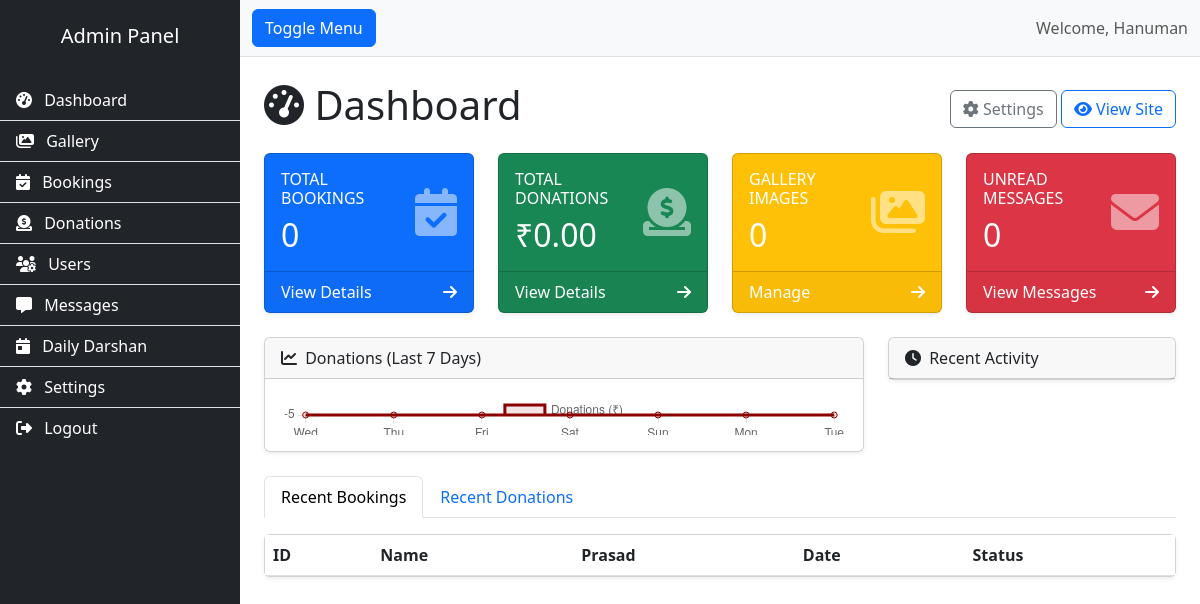
Page /admin (signed in) on the earlier database version.
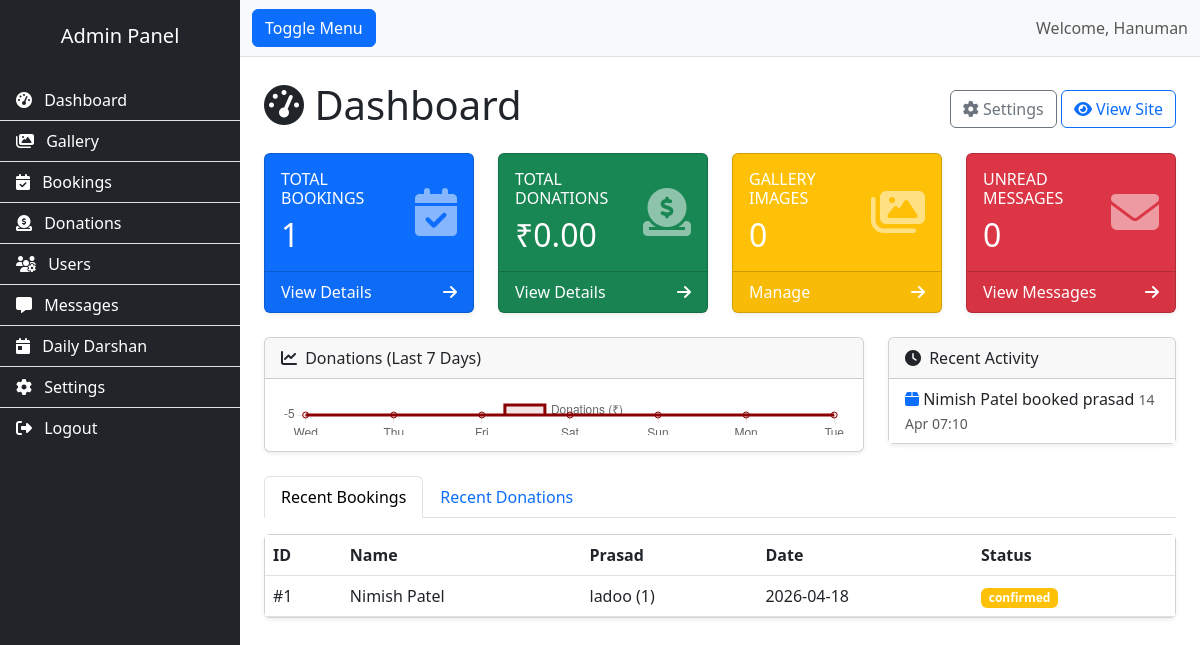
Same page on the later database version.
### app.py (models this page shows)
class PrasadBooking(db.Model):
    id = db.Column(db.Integer, primary_key=True)
    user_id = db.Column(db.Integer, db.ForeignKey('user.id'), nullable=True)
    name = db.Column(db.String(100), nullable=False)
    email = db.Column(db.String(120), nullable=False)
    phone = db.Column(db.String(20), nullable=False)
    prasad_type = db.Column(db.String(50), nullable=False)
    quantity = db.Column(db.Integer, default=1)
    booking_date = db.Column(db.Date, nullable=False)
    special_requests = db.Column(db.Text)
    status = db.Column(db.String(20), default='pending')
    created_at = db.Column(db.DateTime, default=lambda: datetime.now(timezone.utc))

### app.py (the view)
@app.route('/admin')
@login_required
def admin_dashboard():
    if current_user.role == 'darshan_manager':
        return redirect(url_for('admin_daily_darshan'))
    if not current_user.is_admin:
        flash('Access denied.', 'danger')
        return redirect(url_for('user_dashboard'))
    context = {
        'bookings_count': PrasadBooking.query.count(),
        'donations_count': Donation.query.count(),
        'donations_total': db.session.query(db.func.sum(Donation.amount)).filter(Donation.status=='completed').scalar() or 0,
        'gallery_count': GalleryImage.query.count(),
        'messages_count': ContactMessage.query.filter_by(is_read=False).count(),
        'recent_bookings': PrasadBooking.query.order_by(PrasadBooking.created_at.desc()).limit(5).all(),
        'recent_donations': Donation.query.order_by(Donation.created_at.desc()).limit(5).all(),
        'recent_messages': ContactMessage.query.order_by(ContactMessage.created_at.desc()).limit(5).all()
    }
    return render_template('admin/dashboard.html', **context)

### app.py (called while the page is built)
@login_manager.user_loader
def load_user(user_id):
    return User.query.get(int(user_id))

@app.context_processor
def inject_globals():
    try:
        settings = SiteSettings.get_settings()
    except:
        settings = None
    return {
        'settings': settings,
        'get_today_darshan': DailyDarshan.get_today_darshan,
        'now': lambda: datetime.now(timezone.utc)
    }

    @property
    def is_admin(self):
        return self.role == 'admin'

    @staticmethod
    def get_settings():
        settings = SiteSettings.query.first()
        if not settings:
            settings = SiteSettings()
            db.session.add(settings)
            db.session.commit()
        return settings

### templates/admin/dashboard.html (shortened to what the changed rows need)
{% extends "admin/layout.html" %}
{% block extra_css %}
<link rel="stylesheet" href="https://cdn.datatables.net/1.13.6/css/dataTables.bootstrap5.min.css">
{% endblock %}
{% block content %}
<div class="d-flex justify-content-between align-items-center mt-4">
    <h1><i class="fas fa-tachometer-alt"></i> Dashboard</h1>
</div>
<div class="row mt-3">
    <div class="col-xl-3 col-md-6">
        <div class="card bg-primary text-white mb-4 shadow-sm">
            <div class="card-body">
                <div class="d-flex justify-content-between align-items-center">
                    <div>
                        <h6 class="text-uppercase">Total Bookings</h6>
                        <h2 class="mb-0">{{ bookings_count }}</h2>
                    </div>
                </div>
            </div>
        </div>
    </div>
    <div class="col-xl-3 col-md-6">
        <div class="card bg-success text-white mb-4 shadow-sm">
            <div class="card-body">
                <div class="d-flex justify-content-between align-items-center">
                    <div>
                        <h2 class="mb-0">₹{{ "%.2f"|format(donations_total) }}</h2>
                    </div>
                </div>
            </div>
        </div>
    </div>
    <div class="col-xl-3 col-md-6">
        <div class="card bg-warning text-white mb-4 shadow-sm">
            <div class="card-body">
                <div class="d-flex justify-content-between align-items-center">
                    <div>
                        <h2 class="mb-0">{{ gallery_count }}</h2>
                    </div>
                </div>
            </div>
        </div>
    </div>
    <div class="col-xl-3 col-md-6">
        <div class="card bg-danger text-white mb-4 shadow-sm">
            <div class="card-body">
                <div class="d-flex justify-content-between align-items-center">
                    <div>
                        <h2 class="mb-0">{{ messages_count }}</h2>
                    </div>
                </div>
            </div>
        </div>
    </div>
</div>
<div class="row">
    <div class="col-lg-4">
        <div class="card mb-4 shadow-sm">
            <div class="card-body p-0">
                <div class="list-group list-group-flush">
                    {% for b in recent_bookings[:3] %}
                    <div class="list-group-item"><i class="fas fa-box text-primary"></i> {{ b.name }} booked prasad <small class="text-muted">{{ b.created_at.strftime('%d %b %H:%M') }}</small></div>
                    {% endfor %}
                </div>
            </div>
        </div>
    </div>
</div>
<div class="tab-content">
    <div class="tab-pane fade show active" id="recent-bookings">
        <div class="card shadow-sm">
            <div class="card-body p-0">
                <table class="table table-hover mb-0" id="bookingsTable">
                    <thead><tr><th>ID</th><th>Name</th><th>Prasad</th><th>Date</th><th>Status</th></tr></thead>
                    <tbody>
                        {% for b in recent_bookings %}
                        <tr>
                            <td>#{{ b.id }}</td><td>{{ b.name }}</td><td>{{ b.prasad_type }} ({{ b.quantity }})</td>
                            <td>{{ b.booking_date }}</td>
                            <td><span class="badge bg-{{ 'success' if b.status=='completed' else 'warning' }}">{{ b.status }}</span></td>
                        </tr>
                        {% endfor %}
                    </tbody>
                </table>
            </div>
        </div>
    </div>
</div>
{% endblock %}
{% block extra_js %}
<script>
    // Fetch donation chart data
    fetch('/admin/donation-chart-data')
        .then(response => response.json())
        .then(data => {
            const ctx = document.getElementById('donationChart').getContext('2d');
            new Chart(ctx, {
                type: 'line',
                data: {
                    labels: data.labels,
                    datasets: [{
                        label: 'Donations (₹)',
                        data: data.data,
                        borderColor: '#8B0000',
                        backgroundColor: 'rgba(139, 0, 0, 0.1)',
                        tension: 0.3,
                        fill: true
                    }]
                },
                options: { responsive: true, maintainAspectRatio: false }
            });
        });
    // Initialize DataTable
    $(document).ready(function() {
        $('#bookingsTable').DataTable({ pageLength: 5, lengthChange: false, searching: false });
    });
</script>
{% endblock %}

Differences in the rows shown:
added PrasadBooking: name "Nimish Patel", created_at "14 Apr 07:10", id "1", prasad_type "ladoo", quantity "1", booking_date "2026-04-18", status "confirmed"
Other differences:
{{ bookings_count }}: "0" → "1"
